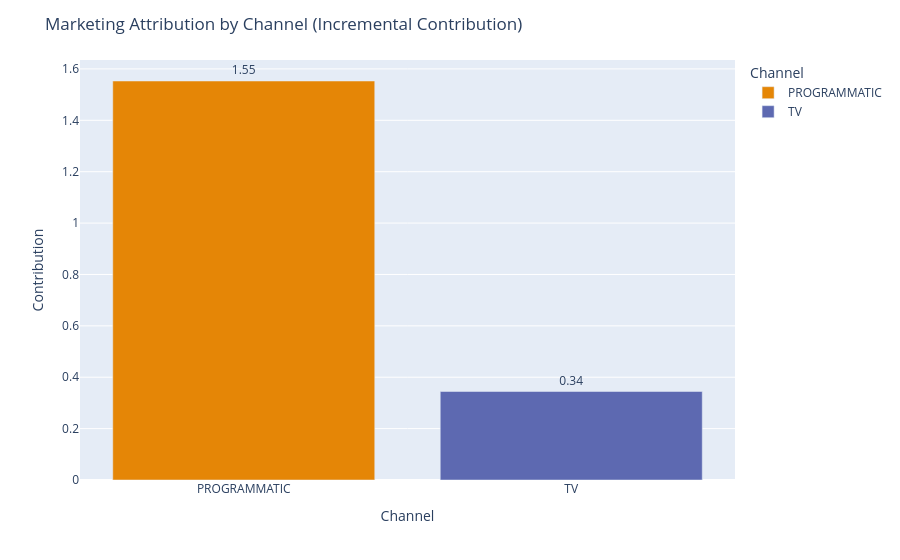

Notebook cell for this chart:
### Code cell
import plotly.express as px
import plotly.graph_objects as go

fig = px.bar(
    media_attribution,
    x="Channel",
    y="Contribution",
    text="Contribution",
    color="Channel",
    color_discrete_sequence=px.colors.qualitative.Vivid
)

fig.update_traces(texttemplate='%{text:.2f}', textposition='outside')
fig.update_layout(
    title="Marketing Attribution by Channel (Incremental Contribution)",
    yaxis_title="Contribution",
    xaxis_title="Channel",
    uniformtext_minsize=8
)

fig.show()

### Figure 1 — Plotly figure (JSON) as saved in the notebook; plotly's stock layout.template omitted (floating-point values rounded to 4 significant figures)
{"data": [{"hovertemplate": "Channel=%{x}<br>Contribution=%{text}<extra></extra>", "legendgroup": "PROGRAMMATIC", "marker": {"color": "rgb(229, 134, 6)", "pattern": {"shape": ""}}, "name": "PROGRAMMATIC", "orientation": "v", "showlegend": true, "text": [1.553], "textposition": "outside", "texttemplate": "%{text:.2f}", "type": "bar", "x": ["PROGRAMMATIC"], "xaxis": "x", "y": [1.553], "yaxis": "y"}, {"hovertemplate": "Channel=%{x}<br>Contribution=%{text}<extra></extra>", "legendgroup": "TV", "marker": {"color": "rgb(93, 105, 177)", "pattern": {"shape": ""}}, "name": "TV", "orientation": "v", "showlegend": true, "text": [0.3444], "textposition": "outside", "texttemplate": "%{text:.2f}", "type": "bar", "x": ["TV"], "xaxis": "x", "y": [0.3444], "yaxis": "y"}], "layout": {"barmode": "relative", "legend": {"title": {"text": "Channel"}, "tracegroupgap": 0}, "margin": {"t": 60}, "title": {"text": "Marketing Attribution by Channel (Incremental Contribution)"}, "uniformtext": {"minsize": 8}, "xaxis": {"anchor": "y", "categoryarray": ["PROGRAMMATIC", "TV"], "categoryorder": "array", "domain": [0, 1], "title": {"text": "Channel"}}, "yaxis": {"anchor": "x", "domain": [0, 1], "title": {"text": "Contribution"}}}}
